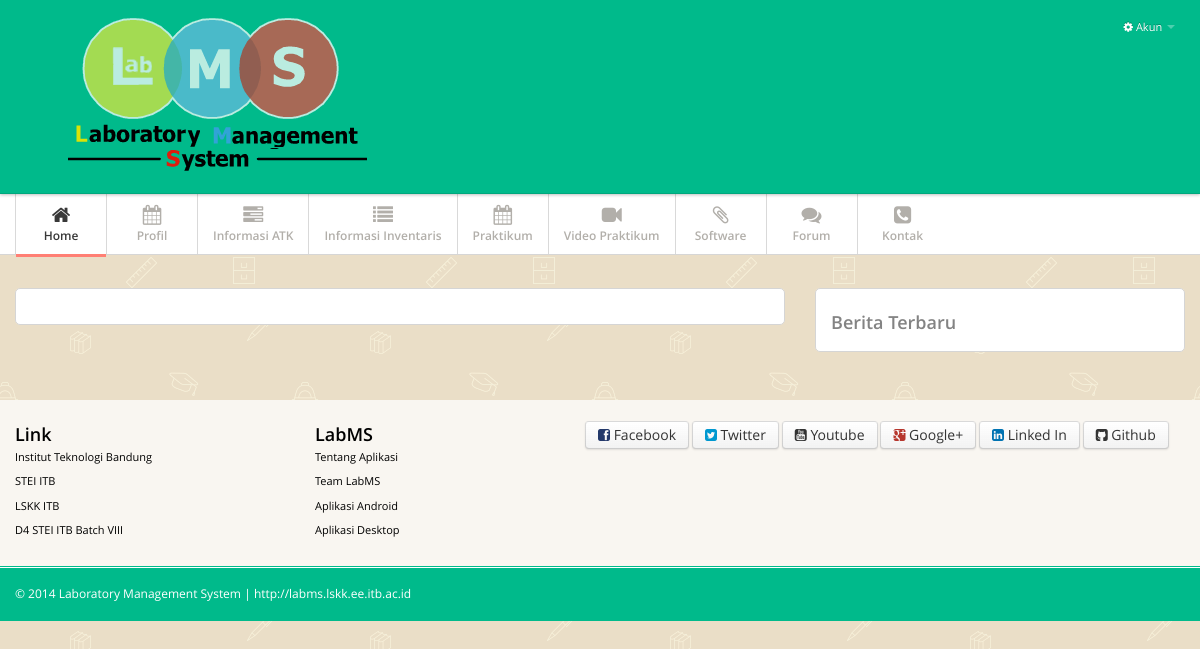
Before: /news.php with the older database file.
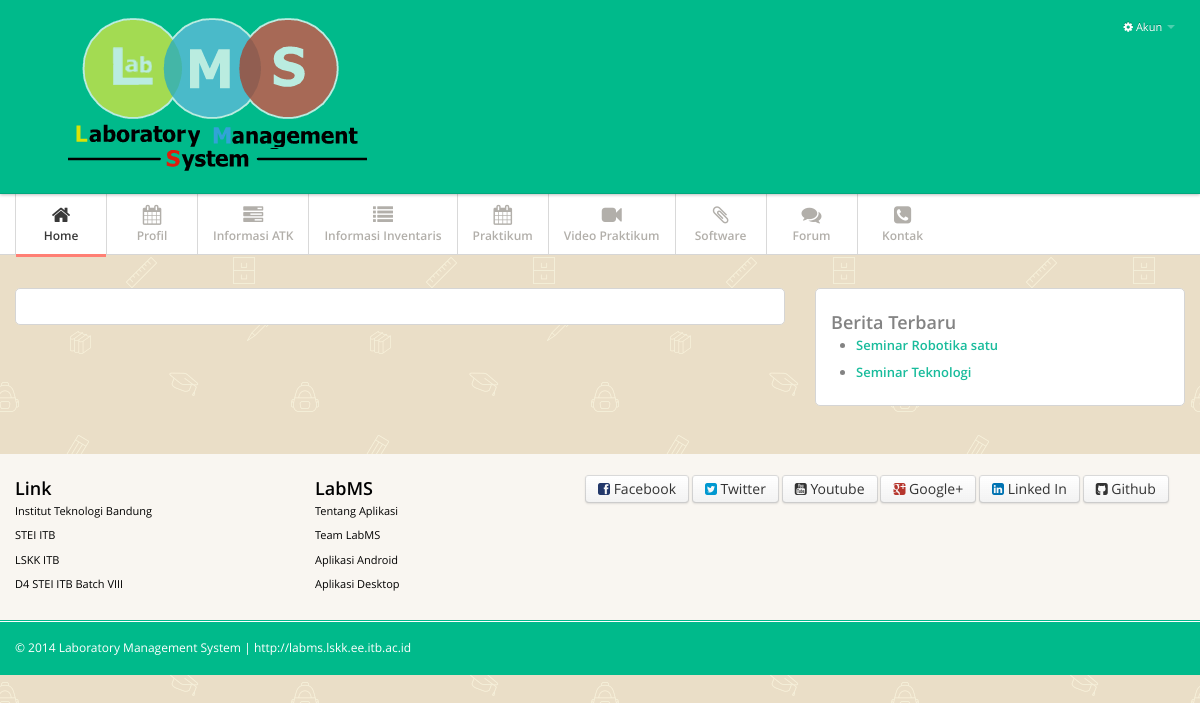
After: the same page with the newer database file.
### tables this page shows
CREATE TABLE IF NOT EXISTS `tb_mdl_newsfeed` (
  `id` int(11) NOT NULL AUTO_INCREMENT,
  `topik` varchar(100) NOT NULL,
  `deskripsi` text NOT NULL,
  `link` varchar(225) NOT NULL,
  `tanggal` datetime NOT NULL,
  PRIMARY KEY (`id`)
);

### news.php (the view, shortened to what this page needs)
<?php
	require_once'template/header.php';
?>
<div class="main">
  <div class="main-inner">
    <div class="container">
      <div class="row">
       	<div class="span8">
	      		<div class="widget">
	      			<div class="widget-content">
		      		</div>
	      		</div>
      		</div>
	      	<div class="span4">
	      		<div class="widget">
	      			<div class="widget-content">
			      		<h3>Berita Terbaru</h3>
						<?php
						$query =  "SELECT * FROM tb_mdl_newsfeed order by tanggal desc";
						$result = $mysqli->query($query)
						or die('<b>-- Query failed -- </b> ' . mysql_error());
						while ($data = $result->fetch_array()){
						?>
			      		<ul>
							<li><a href="news.html?id=<?php echo $data['id'] ?>" class="news-item-title" ><?php echo $data['topik'] ?></a></li>
						</ul>
						<?php } ?>
		      		</div>
	      		</div>
      		</div>
	</div>
</div><br/>

Changed rows visible on the page:
added tb_mdl_newsfeed: topik "Seminar Robotika satu"
added tb_mdl_newsfeed: topik "Seminar Teknologi"
